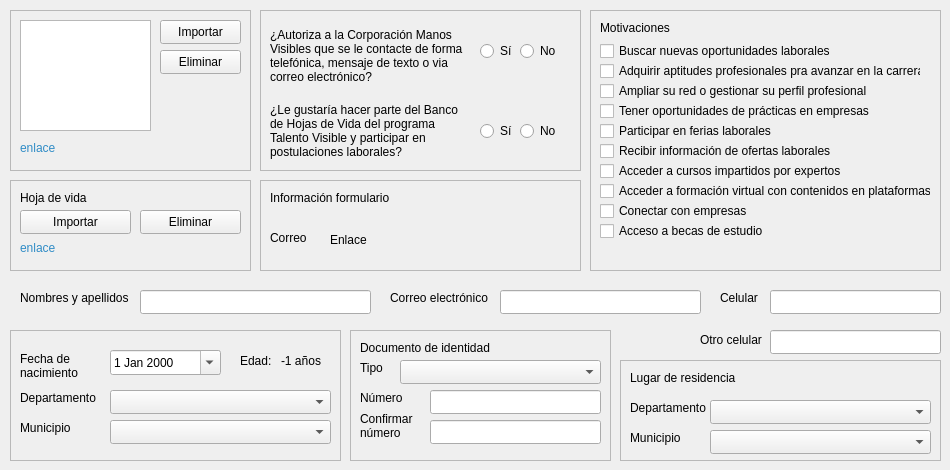
   <widget class="QWidget" name="page_1">
    <widget class="QFrame" name="photoFrame">
     <property name="geometry">
      <rect>
       <x>10</x>
       <y>10</y>
       <width>241</width>
       <height>161</height>
      </rect>
     </property>
     <property name="frameShape">
      <enum>QFrame::StyledPanel</enum>
     </property>
     <property name="frameShadow">
      <enum>QFrame::Sunken</enum>
     </property>
     <widget class="QGraphicsView" name="graphicsView">
      <property name="geometry">
       <rect>
        <x>10</x>
        <y>10</y>
        <width>131</width>
        <height>111</height>
       </rect>
      </property>
     </widget>
     <widget class="QLabel" name="photoPathLabel">
      <property name="geometry">
       <rect>
        <x>10</x>
        <y>130</y>
        <width>221</width>
        <height>16</height>
       </rect>
      </property>
      <property name="styleSheet">
       <string notr="true">QLabel {
    color: palette(highlight);
}</string>
      </property>
      <property name="frameShape">
       <enum>QFrame::NoFrame</enum>
      </property>
      <property name="frameShadow">
       <enum>QFrame::Sunken</enum>
      </property>
      <property name="text">
       <string>enlace</string>
      </property>
      <property name="openExternalLinks">
       <bool>true</bool>
      </property>
     </widget>
     <widget class="QPushButton" name="importPhotoPushButton">
      <property name="geometry">
       <rect>
        <x>150</x>
        <y>10</y>
        <width>81</width>
        <height>24</height>
       </rect>
      </property>
      <property name="text">
       <string>Importar</string>
      </property>
     </widget>
     <widget class="QPushButton" name="deletePhotoPushButton">
      <property name="geometry">
       <rect>
        <x>150</x>
        <y>40</y>
        <width>81</width>
        <height>24</height>
       </rect>
      </property>
      <property name="text">
       <string>Eliminar</string>
      </property>
     </widget>
    </widget>
    <widget class="QFrame" name="authorizationsFrame">
     <property name="geometry">
      <rect>
       <x>260</x>
       <y>10</y>
       <width>321</width>
       <height>161</height>
      </rect>
     </property>
     <property name="frameShape">
      <enum>QFrame::StyledPanel</enum>
     </property>
     <property name="frameShadow">
      <enum>QFrame::Sunken</enum>
     </property>
     <widget class="QLabel" name="label_4">
      <property name="geometry">
       <rect>
        <x>10</x>
        <y>10</y>
        <width>201</width>
        <height>71</height>
       </rect>
      </property>
      <property name="text">
       <string>¿Autoriza a la Corporación Manos Visibles que se le contacte de forma telefónica, mensaje de texto o via correo electrónico?</string>
      </property>
      <property name="wordWrap">
       <bool>true</bool>
      </property>
     </widget>
     <widget class="QLabel" name="label_5">
      <property name="geometry">
       <rect>
        <x>10</x>
        <y>90</y>
        <width>201</width>
        <height>61</height>
       </rect>
      </property>
      <property name="text">
       <string>¿Le gustaría hacer parte del Banco de Hojas de Vida del programa Talento Visible y participar en postulaciones laborales? </string>
      </property>
      <property name="wordWrap">
       <bool>true</bool>
      </property>
     </widget>
     <widget class="QFrame" name="contactFrame">
      <property name="geometry">
       <rect>
        <x>210</x>
        <y>30</y>
        <width>91</width>
        <height>31</height>
       </rect>
      </property>
      <property name="frameShape">
       <enum>QFrame::NoFrame</enum>
      </property>
      <property name="frameShadow">
       <enum>QFrame::Raised</enum>
      </property>
      <widget class="QRadioButton" name="contactYesRadioButton">
       <property name="geometry">
        <rect>
         <x>10</x>
         <y>0</y>
         <width>41</width>
         <height>22</height>
        </rect>
       </property>
       <property name="text">
        <string>Sí</string>
       </property>
      </widget>
      <widget class="QRadioButton" name="contactNoRadioButton">
       <property name="geometry">
        <rect>
         <x>50</x>
         <y>0</y>
         <width>41</width>
         <height>22</height>
        </rect>
       </property>
       <property name="text">
        <string>No</string>
       </property>
      </widget>
     </widget>
     <widget class="QFrame" name="participationFrame">
      <property name="geometry">
       <rect>
        <x>220</x>
        <y>100</y>
        <width>91</width>
        <height>41</height>
       </rect>
      </property>
      <property name="frameShape">
       <enum>QFrame::NoFrame</enum>
      </property>
      <property name="frameShadow">
       <enum>QFrame::Raised</enum>
      </property>
      <widget class="QRadioButton" name="participateYesRadioButton">
       <property name="geometry">
        <rect>
         <x>0</x>
         <y>10</y>
         <width>41</width>
         <height>22</height>
        </rect>
       </property>
       <property name="text">
        <string>Sí</string>
       </property>
      </widget>
      <widget class="QRadioButton" name="participateNoRadioButton">
       <property name="geometry">
        <rect>
         <x>40</x>
         <y>10</y>
         <width>41</width>
         <height>22</height>
        </rect>
       </property>
       <property name="text">
        <string>No</string>
       </property>
      </widget>
     </widget>
    </widget>
    <widget class="QFrame" name="cvFrame">
     <property name="geometry">
      <rect>
       <x>10</x>
       <y>180</y>
       <width>241</width>
       <height>91</height>
      </rect>
     </property>
     <property name="frameShape">
      <enum>QFrame::StyledPanel</enum>
     </property>
     <property name="frameShadow">
      <enum>QFrame::Sunken</enum>
     </property>
     <widget class="QPushButton" name="importCVPushButton">
      <property name="geometry">
       <rect>
        <x>10</x>
        <y>30</y>
        <width>111</width>
        <height>24</height>
       </rect>
      </property>
      <property name="text">
       <string>Importar</string>
      </property>
     </widget>
     <widget class="QPushButton" name="deleteCVPushButton">
      <property name="geometry">
       <rect>
        <x>130</x>
        <y>30</y>
        <width>101</width>
        <height>24</height>
       </rect>
      </property>
      <property name="text">
       <string>Eliminar</string>
      </property>
     </widget>
     <widget class="QLabel" name="label_6">
      <property name="geometry">
       <rect>
        <x>10</x>
        <y>10</y>
        <width>91</width>
        <height>16</height>
       </rect>
      </property>
      <property name="text">
       <string>Hoja de vida</string>
      </property>
     </widget>
     <widget class="QLabel" name="cvPathLabel">
      <property name="geometry">
       <rect>
        <x>10</x>
        <y>60</y>
        <width>221</width>
        <height>16</height>
       </rect>
      </property>
      <property name="styleSheet">
       <string notr="true">QLabel {
    color: palette(highlight);
}</string>
      </property>
      <property name="frameShape">
       <enum>QFrame::NoFrame</enum>
      </property>
      <property name="frameShadow">
       <enum>QFrame::Sunken</enum>
      </property>
      <property name="text">
       <string>enlace</string>
      </property>
     </widget>
    </widget>
    <widget class="QFrame" name="formsFrame">
     <property name="geometry">
      <rect>
       <x>260</x>
       <y>180</y>
       <width>321</width>
       <height>91</height>
      </rect>
     </property>
     <property name="frameShape">
      <enum>QFrame::StyledPanel</enum>
     </property>
     <property name="frameShadow">
      <enum>QFrame::Sunken</enum>
     </property>
     <widget class="QLabel" name="label_8">
      <property name="geometry">
       <rect>
        <x>10</x>
        <y>10</y>
        <width>151</width>
        <height>16</height>
       </rect>
      </property>
      <property name="text">
       <string>Información formulario</string>
      </property>
     </widget>
     <widget class="QLabel" name="formsEmailLabel">
      <property name="geometry">
       <rect>
        <x>70</x>
        <y>50</y>
        <width>241</width>
        <height>20</height>
       </rect>
      </property>
      <property name="frameShape">
       <enum>QFrame::NoFrame</enum>
      </property>
      <property name="frameShadow">
       <enum>QFrame::Sunken</enum>
      </property>
      <property name="text">
       <string>Enlace</string>
      </property>
     </widget>
     <widget class="QLabel" name="label_10">
      <property name="geometry">
       <rect>
        <x>10</x>
        <y>50</y>
        <width>51</width>
        <height>16</height>
       </rect>
      </property>
      <property name="frameShape">
       <enum>QFrame::NoFrame</enum>
      </property>
      <property name="text">
       <string>Correo</string>
      </property>
     </widget>
    </widget>
    <widget class="QFrame" name="motivationsFrame">
     <property name="geometry">
      <rect>
       <x>590</x>
       <y>10</y>
       <width>351</width>
       <height>261</height>
      </rect>
     </property>
     <property name="frameShape">
      <enum>QFrame::StyledPanel</enum>
     </property>
     <property name="frameShadow">
      <enum>QFrame::Sunken</enum>
     </property>
     <widget class="QLabel" name="label_11">
      <property name="geometry">
       <rect>
        <x>10</x>
        <y>10</y>
        <width>261</width>
        <height>16</height>
       </rect>
      </property>
      <property name="frameShape">
       <enum>QFrame::NoFrame</enum>
      </property>
      <property name="text">
       <string>Motivaciones</string>
      </property>
     </widget>
     <widget class="QCheckBox" name="checkBox_1">
      <property name="geometry">
       <rect>
        <x>10</x>
        <y>30</y>
        <width>301</width>
        <height>22</height>
       </rect>
      </property>
      <property name="text">
       <string>Buscar nuevas oportunidades laborales</string>
      </property>
     </widget>
     <widget class="QCheckBox" name="checkBox_2">
      <property name="geometry">
       <rect>
        <x>10</x>
        <y>50</y>
        <width>321</width>
        <height>22</height>
       </rect>
      </property>
      <property name="text">
       <string>Adquirir aptitudes profesionales pra avanzar en la carrera</string>
      </property>
     </widget>
     <widget class="QCheckBox" name="checkBox_3">
      <property name="geometry">
       <rect>
        <x>10</x>
        <y>70</y>
        <width>331</width>
        <height>22</height>
       </rect>
      </property>
      <property name="text">
       <string>Ampliar su red o gestionar su perfil profesional</string>
      </property>
     </widget>
     <widget class="QCheckBox" name="checkBox_4">
      <property name="geometry">
       <rect>
        <x>10</x>
        <y>90</y>
        <width>331</width>
        <height>22</height>
       </rect>
      </property>
      <property name="text">
       <string>Tener oportunidades de prácticas en empresas</string>
      </property>
     </widget>
     <widget class="QCheckBox" name="checkBox_5">
      <property name="geometry">
       <rect>
        <x>10</x>
        <y>110</y>
        <width>321</width>
        <height>22</height>
       </rect>
      </property>
      <property name="text">
       <string>Participar en ferias laborales</string>
      </property>
     </widget>
     <widget class="QCheckBox" name="checkBox_6">
      <property name="geometry">
       <rect>
        <x>10</x>
        <y>130</y>
        <width>331</width>
        <height>22</height>
       </rect>
      </property>
      <property name="text">
       <string>Recibir información de ofertas laborales</string>
      </property>
     </widget>
     <widget class="QCheckBox" name="checkBox_7">
      <property name="geometry">
       <rect>
        <x>10</x>
        <y>150</y>
        <width>331</width>
        <height>22</height>
       </rect>
      </property>
      <property name="text">
       <string>Acceder a cursos impartidos por expertos</string>
      </property>
     </widget>
     <widget class="QCheckBox" name="checkBox_8">
      <property name="geometry">
       <rect>
        <x>10</x>
        <y>170</y>
        <width>331</width>
        <height>22</height>
       </rect>
      </property>
      <property name="text">
       <string>Acceder a formación virtual con contenidos en plataformas</string>
      </property>
     </widget>
     <widget class="QCheckBox" name="checkBox_9">
      <property name="geometry">
       <rect>
        <x>10</x>
        <y>190</y>
        <width>331</width>
        <height>22</height>
       </rect>
      </property>
      <property name="text">
       <string>Conectar con empresas</string>
      </property>
     </widget>
     <widget class="QCheckBox" name="checkBox_10">
      <property name="geometry">
       <rect>
        <x>10</x>
        <y>210</y>
        <width>331</width>
        <height>22</height>
       </rect>
      </property>
      <property name="text">
       <string>Acceso a becas de estudio</string>
      </property>
     </widget>
    </widget>
    <widget class="QLabel" name="label_12">
     <property name="geometry">
      <rect>
       <x>20</x>
       <y>290</y>
       <width>121</width>
       <height>16</height>
      </rect>
     </property>
     <property name="text">
      <string>Nombres y apellidos</string>
     </property>
    </widget>
    <widget class="QLineEdit" name="fullNameLineEdit">
     <property name="geometry">
      <rect>
       <x>140</x>
       <y>290</y>
       <width>231</width>
       <height>24</height>
      </rect>
     </property>
    </widget>
    <widget class="QFrame" name="birthFrame">
     <property name="geometry">
      <rect>
       <x>10</x>
       <y>330</y>
       <width>331</width>
       <height>131</height>
      </rect>
     </property>
     <property name="frameShape">
      <enum>QFrame::StyledPanel</enum>
     </property>
     <property name="frameShadow">
      <enum>QFrame::Sunken</enum>
     </property>
     <widget class="QLabel" name="label_17">
      <property name="geometry">
       <rect>
        <x>10</x>
        <y>60</y>
        <width>81</width>
        <height>16</height>
       </rect>
      </property>
      <property name="text">
       <string>Departamento</string>
      </property>
     </widget>
     <widget class="QComboBox" name="birthDeptComboBox">
      <property name="geometry">
       <rect>
        <x>100</x>
        <y>60</y>
        <width>221</width>
        <height>24</height>
       </rect>
      </property>
     </widget>
     <widget class="QComboBox" name="birthCityComoBox">
      <property name="geometry">
       <rect>
        <x>100</x>
        <y>90</y>
        <width>221</width>
        <height>24</height>
       </rect>
      </property>
     </widget>
     <widget class="QDateEdit" name="dateEdit">
      <property name="geometry">
       <rect>
        <x>100</x>
        <y>20</y>
        <width>111</width>
        <height>25</height>
       </rect>
      </property>
      <property name="calendarPopup">
       <bool>true</bool>
      </property>
     </widget>
     <widget class="QLabel" name="label_14">
      <property name="geometry">
       <rect>
        <x>10</x>
        <y>20</y>
        <width>71</width>
        <height>31</height>
       </rect>
      </property>
      <property name="text">
       <string>Fecha de nacimiento</string>
      </property>
      <property name="wordWrap">
       <bool>true</bool>
      </property>
     </widget>
     <widget class="QLabel" name="ageLabel">
      <property name="geometry">
       <rect>
        <x>250</x>
        <y>20</y>
        <width>61</width>
        <height>21</height>
       </rect>
      </property>
      <property name="frameShape">
       <enum>QFrame::NoFrame</enum>
      </property>
      <property name="frameShadow">
       <enum>QFrame::Sunken</enum>
      </property>
      <property name="text">
       <string>-1 años</string>
      </property>
      <property name="alignment">
       <set>Qt::AlignRight|Qt::AlignTrailing|Qt::AlignVCenter</set>
      </property>
     </widget>
     <widget class="QLabel" name="label_26">
      <property name="geometry">
       <rect>
        <x>10</x>
        <y>90</y>
        <width>61</width>
        <height>16</height>
       </rect>
      </property>
      <property name="text">
       <string>Municipio</string>
      </property>
     </widget>
     <widget class="QLabel" name="label">
      <property name="geometry">
       <rect>
        <x>230</x>
        <y>20</y>
        <width>49</width>
        <height>21</height>
       </rect>
      </property>
      <property name="text">
       <string>Edad:</string>
      </property>
     </widget>
    </widget>
    <widget class="QLabel" name="label_13">
     <property name="geometry">
      <rect>
       <x>390</x>
       <y>290</y>
       <width>101</width>
       <height>16</height>
      </rect>
     </property>
     <property name="text">
      <string>Correo electrónico</string>
     </property>
    </widget>
    <widget class="QLineEdit" name="emailLineEdit">
     <property name="geometry">
      <rect>
       <x>500</x>
       <y>290</y>
       <width>201</width>
       <height>24</height>
      </rect>
     </property>
    </widget>
    <widget class="QFrame" name="idDocFrame">
     <property name="geometry">
      <rect>
       <x>350</x>
       <y>330</y>
       <width>261</width>
       <height>131</height>
      </rect>
     </property>
     <property name="frameShape">
      <enum>QFrame::StyledPanel</enum>
     </property>
     <property name="frameShadow">
      <enum>QFrame::Sunken</enum>
     </property>
     <widget class="QLabel" name="label_15">
      <property name="geometry">
       <rect>
        <x>10</x>
        <y>10</y>
        <width>141</width>
        <height>16</height>
       </rect>
      </property>
      <property name="text">
       <string>Documento de identidad</string>
      </property>
     </widget>
     <widget class="QLabel" name="label_19">
      <property name="geometry">
       <rect>
        <x>10</x>
        <y>30</y>
        <width>31</width>
        <height>16</height>
       </rect>
      </property>
      <property name="text">
       <string>Tipo</string>
      </property>
     </widget>
     <widget class="QComboBox" name="idTypeComboBox">
      <property name="geometry">
       <rect>
        <x>50</x>
        <y>30</y>
        <width>201</width>
        <height>24</height>
       </rect>
      </property>
     </widget>
     <widget class="QLabel" name="label_20">
      <property name="geometry">
       <rect>
        <x>10</x>
        <y>60</y>
        <width>49</width>
        <height>16</height>
       </rect>
      </property>
      <property name="text">
       <string>Número</string>
      </property>
     </widget>
     <widget class="QLabel" name="label_21">
      <property name="geometry">
       <rect>
        <x>10</x>
        <y>80</y>
        <width>81</width>
        <height>31</height>
       </rect>
      </property>
      <property name="text">
       <string>Confirmar número</string>
      </property>
      <property name="wordWrap">
       <bool>true</bool>
      </property>
     </widget>
     <widget class="QLineEdit" name="idNumLineEdit">
      <property name="geometry">
       <rect>
        <x>80</x>
        <y>60</y>
        <width>171</width>
        <height>24</height>
       </rect>
      </property>
     </widget>
     <widget class="QLineEdit" name="idNumConfirmLineEdit">
      <property name="geometry">
       <rect>
        <x>80</x>
        <y>90</y>
        <width>171</width>
        <height>24</height>
       </rect>
      </property>
     </widget>
    </widget>
    <widget class="QLabel" name="label_22">
     <property name="geometry">
      <rect>
       <x>720</x>
       <y>290</y>
       <width>49</width>
       <height>16</height>
      </rect>
     </property>
     <property name="text">
      <string>Celular</string>
     </property>
    </widget>
    <widget class="QLabel" name="label_23">
     <property name="geometry">
      <rect>
       <x>700</x>
       <y>330</y>
       <width>71</width>
       <height>20</height>
      </rect>
     </property>
     <property name="text">
      <string>Otro celular</string>
     </property>
    </widget>
    <widget class="QLineEdit" name="phoneLineEdit">
     <property name="geometry">
      <rect>
       <x>770</x>
       <y>290</y>
       <width>171</width>
       <height>24</height>
      </rect>
     </property>
    </widget>
    <widget class="QLineEdit" name="otherPhoneLineEdit">
     <property name="geometry">
      <rect>
       <x>770</x>
       <y>330</y>
       <width>171</width>
       <height>24</height>
      </rect>
     </property>
    </widget>
    <widget class="QFrame" name="residenceFrame">
     <property name="geometry">
      <rect>
       <x>620</x>
       <y>360</y>
       <width>321</width>
       <height>101</height>
      </rect>
     </property>
     <property name="frameShape">
      <enum>QFrame::StyledPanel</enum>
     </property>
     <property name="frameShadow">
      <enum>QFrame::Sunken</enum>
     </property>
     <widget class="QLabel" name="label_24">
      <property name="geometry">
       <rect>
        <x>10</x>
        <y>10</y>
        <width>141</width>
        <height>16</height>
       </rect>
      </property>
      <property name="text">
       <string>Lugar de residencia</string>
      </property>
     </widget>
     <widget class="QLabel" name="label_25">
      <property name="geometry">
       <rect>
        <x>10</x>
        <y>40</y>
        <width>81</width>
        <height>16</height>
       </rect>
      </property>
      <property name="text">
       <string>Departamento</string>
      </property>
     </widget>
     <widget class="QLabel" name="label_18">
      <property name="geometry">
       <rect>
        <x>10</x>
        <y>70</y>
        <width>61</width>
        <height>16</height>
       </rect>
      </property>
      <property name="text">
       <string>Municipio</string>
      </property>
     </widget>
     <widget class="QComboBox" name="residenceDeptComboBox">
      <property name="geometry">
       <rect>
        <x>90</x>
        <y>40</y>
        <width>221</width>
        <height>24</height>
       </rect>
      </property>
     </widget>
     <widget class="QComboBox" name="residenceCityComboBox">
      <property name="geometry">
       <rect>
        <x>90</x>
        <y>70</y>
        <width>221</width>
        <height>24</height>
       </rect>
      </property>
     </widget>
    </widget>
   </widget>
